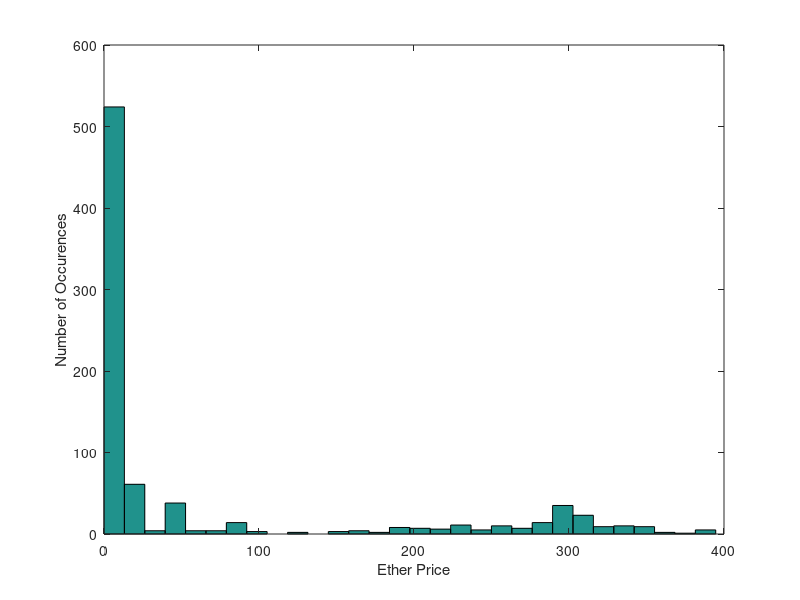

Recreate this plot in MATLAB.
% In this script we draw a histogram of the price of ethereum against time.
% The price file is a 1 x 825 data set, without a y max.

clear all;

load data/eth_priceOnly.dat
hist(eth_priceOnly, 30);
xlabel('Ether Price');
ylabel('Number of Occurences');

print figures/eth_priceOnly_noYMax.hist.eps -depsc;

